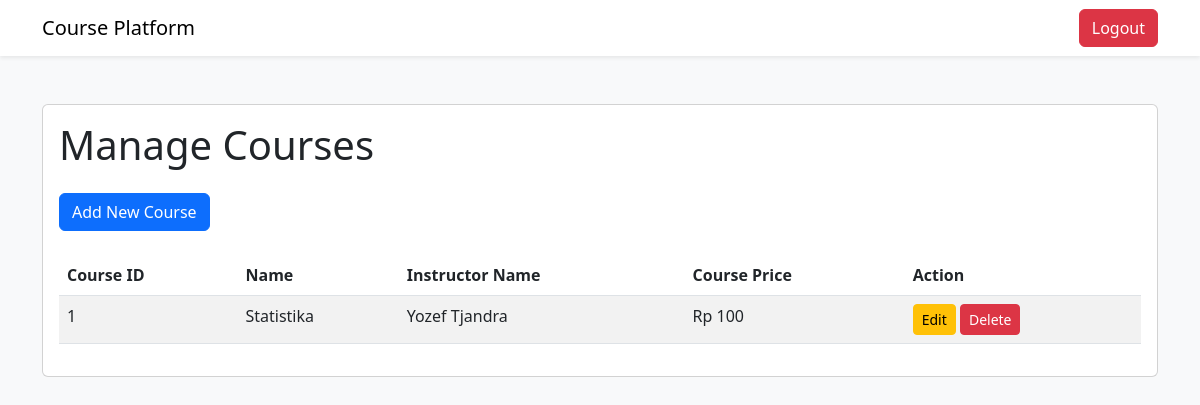
The app's page /admin/manage-courses (signed in), older data.
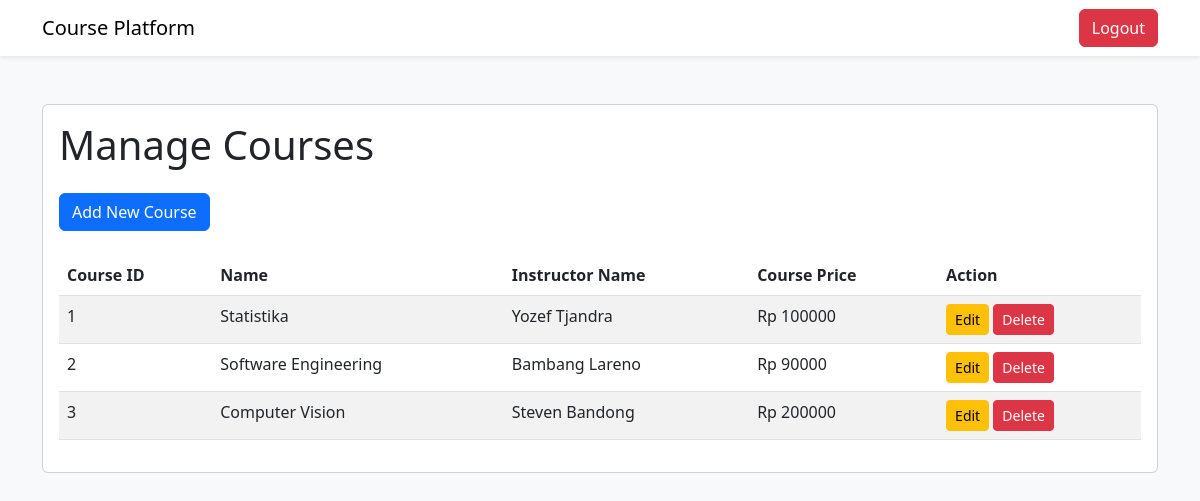
The same page, newer data.
### tables this page shows
CREATE TABLE kursus (
                id_kursus INTEGER PRIMARY KEY AUTOINCREMENT,
                id_instruktur INTEGER,
                nama_kursus TEXT NOT NULL,
                harga_kursus INT NOT NULL,
                FOREIGN KEY (id_instruktur) REFERENCES instruktur(id_instruktur)
            );

CREATE TABLE instruktur (
                id_instruktur INTEGER PRIMARY KEY AUTOINCREMENT,
                nama_instruktur TEXT NOT NULL,
                email TEXT NOT NULL,
                password TEXT NOT NULL
            );

### features/auth.py (the view)
    def manage_courses(self):
        if not session.get('email') and session.get('role') != 'admin':
            return redirect('/login_admin')
        if request.method == 'POST':
            nama_kursus = request.form['nama_kursus']
            id_instruktur = request.form['id_instruktur']
            query_db('INSERT INTO kursus (nama_kursus, id_instruktur) VALUES (?, ?)',
                     (nama_kursus, id_instruktur))
            return redirect('/admin/manage-courses')
        courses = query_db('SELECT * FROM kursus INNER JOIN instruktur ON kursus.id_instruktur = instruktur.id_instruktur')
        return render_template('manage_courses_page.html', courses=courses)

### database.py (called while the page is built)
def get_db():
    db = getattr(g, '_database', None)
    if db is None:
        db = g._database = sqlite3.connect(DATABASE)
        db.row_factory = sqlite3.Row
    return db

def query_db(query, args=(), one=False):
    cur = get_db().execute(query, args)
    rv = cur.fetchall()
    cur.close()
    get_db().commit()
    return (rv[0] if rv else None) if one else rv

### templates/manage_courses_page.html (shortened to what this page needs)
<!DOCTYPE html>
<html lang="en">
<head>
    <link href="https://cdn.jsdelivr.net/npm/bootstrap@5.3.0/dist/css/bootstrap.min.css" rel="stylesheet">
</head>
<body class="bg-light">
    <nav class="navbar navbar-expand-lg navbar-light bg-white shadow-sm">
        <div class="container">
            <a class="navbar-brand" href="/admin">Course Platform</a>
            <div class="d-flex">
                <a href="/logout" class="btn btn-danger">Logout</a>
            </div>
        </div>
    </nav>
    <div class="container py-5">
        <div class="card">
            <div class="card-body">
                <h1 class="card-title mb-4">Manage Courses</h1>
                <div class="mb-4">
                    <a href="/admin/add-course" class="btn btn-primary">Add New Course</a>
                </div>
                <table class="table table-striped">
                    <thead>
                        <tr>
                            <th>Course ID</th>
                            <th>Name</th>
                            <th>Instructor Name</th>
                            <th>Course Price</th>
                            <th>Action</th>
                        </tr>
                    </thead>
                    <tbody>
                        {% for course in courses %}
                        <tr>
                            <td>{{ course.id_kursus }}</td>
                            <td>{{ course.nama_kursus }}</td>
                            <td>{{ course.nama_instruktur }}</td>
                            <td>Rp {{ course.harga_kursus }}</td>
                            <td>
                                <a href="/admin/edit-course/{{ course.id_kursus }}"
                                    class="btn btn-sm btn-warning">Edit</a>
                                <a href="/admin/delete-course/{{ course.id_kursus }}"
                                    class="btn btn-sm btn-danger">Delete</a>
                            </td>
                        </tr>
                        {% endfor %}
                    </tbody>
                </table>
            </div>
        </div>
    </div>
</body>
</html>

Row changes from the older to the newer data that the page shows:
changed kursus "Statistika": harga_kursus "100" → "100000"
added kursus: id_kursus "2", nama_kursus "Software Engineering", nama_instruktur "Bambang Lareno", harga_kursus "90000"
added kursus: id_kursus "3", nama_kursus "Computer Vision", nama_instruktur "Steven Bandong", harga_kursus "200000"
